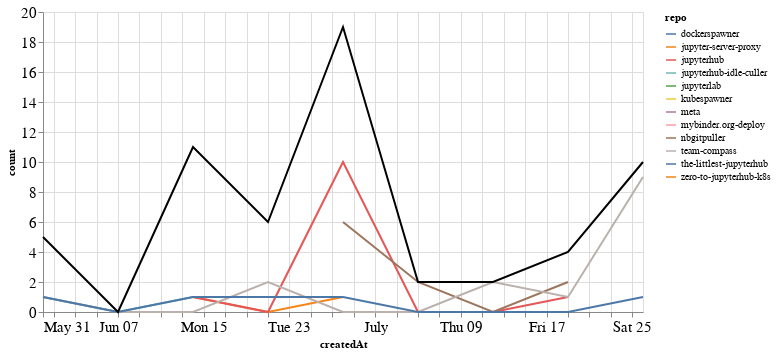

The cell this chart's notebook holds for it:
### Markdown cell above
## Comments

### Code cell
comments_time = comments.groupby('repo').resample('W', on='createdAt').count()['author'].reset_index()
comments_time = comments_time.rename(columns={'author': 'count'})
comments_time_total = comments_time.groupby('createdAt').agg({"count": "sum"}).reset_index()
ch1 = alt.Chart(comments_time, width=600).mark_line().encode(
    x='createdAt',
    y='count',
    color='repo',
    tooltip="repo"
)

ch2 = alt.Chart(comments_time_total, width=600).mark_line(color="black").encode(
    x='createdAt',
    y='count',
)

ch1 + ch2

### Figure 1 — Vega-Lite specification as saved in the notebook (floating-point values rounded to 4 significant figures)
{"config": {"axisLeft": {"labelFontSize": 15}, "axisBottom": {"labelFontSize": 15}}, "layer": [{"data": {"name": "data-358979b8c515749c38fa98ae7a4c7194"}, "mark": "line", "encoding": {"color": {"type": "nominal", "field": "repo"}, "tooltip": {"type": "nominal", "field": "repo"}, "x": {"type": "temporal", "field": "createdAt"}, "y": {"type": "quantitative", "field": "count"}}, "width": 600}, {"data": {"name": "data-5bff7658a8a886453fd2de083a978ecf"}, "mark": {"type": "line", "color": "black"}, "encoding": {"x": {"type": "temporal", "field": "createdAt"}, "y": {"type": "quantitative", "field": "count"}}, "width": 600}], "$schema": "https://vega.github.io/schema/vega-lite/v4.8.1.json", "datasets": {"data-358979b8c515749c38fa98ae7a4c7194": [{"repo": "dockerspawner", "createdAt": "2020-06-14T00:00:00", "count": 4}, {"repo": "jupyter-server-proxy", "createdAt": "2020-06-14T00:00:00", "count": 1}, {"repo": "jupyter-server-proxy", "createdAt": "2020-06-21T00:00:00", "count": 0}, {"repo": "jupyter-server-proxy", "createdAt": "2020-06-28T00:00:00", "count": 1}, {"repo": "jupyterhub", "createdAt": "2020-06-14T00:00:00", "count": 1}, {"repo": "jupyterhub", "createdAt": "2020-06-21T00:00:00", "count": 0}, {"repo": "jupyterhub", "createdAt": "2020-06-28T00:00:00", "count": 10}, {"repo": "jupyterhub", "createdAt": "2020-07-05T00:00:00", "count": 0}, {"repo": "jupyterhub", "createdAt": "2020-07-12T00:00:00", "count": 0}, {"repo": "jupyterhub", "createdAt": "2020-07-19T00:00:00", "count": 1}, {"repo": "jupyterhub-idle-culler", "createdAt": "2020-05-31T00:00:00", "count": 1}, {"repo": "jupyterhub-idle-culler", "createdAt": "2020-06-07T00:00:00", "count": 0}, {"repo": "jupyterhub-idle-culler", "createdAt": "2020-06-14T00:00:00", "count": 1}, {"repo": "jupyterhub-idle-culler", "createdAt": "2020-06-21T00:00:00", "count": 1}, {"repo": "jupyterlab", "createdAt": "2020-05-31T00:00:00", "count": 2}, {"repo": "kubespawner", "createdAt": "2020-06-21T00:00:00", "count": 1}, {"repo": "meta", "createdAt": "2020-06-28T00:00:00", "count": 1}, {"repo": "mybinder.org-deploy", "createdAt": "2020-06-21T00:00:00", "count": 1}, {"repo": "nbgitpuller", "createdAt": "2020-06-28T00:00:00", "count": 6}, {"repo": "nbgitpuller", "createdAt": "2020-07-05T00:00:00", "count": 2}, {"repo": "nbgitpuller", "createdAt": "2020-07-12T00:00:00", "count": 0}, {"repo": "nbgitpuller", "createdAt": "2020-07-19T00:00:00", "count": 2}, {"repo": "team-compass", "createdAt": "2020-05-31T00:00:00", "count": 1}, {"repo": "team-compass", "createdAt": "2020-06-07T00:00:00", "count": 0}, {"repo": "team-compass", "createdAt": "2020-06-14T00:00:00", "count": 0}, {"repo": "team-compass", "createdAt": "2020-06-21T00:00:00", "count": 2}, {"repo": "team-compass", "createdAt": "2020-06-28T00:00:00", "count": 0}, {"repo": "team-compass", "createdAt": "2020-07-05T00:00:00", "count": 0}, {"repo": "team-compass", "createdAt": "2020-07-12T00:00:00", "count": 2}, {"repo": "team-compass", "createdAt": "2020-07-19T00:00:00", "count": 1}, {"repo": "team-compass", "createdAt": "2020-07-26T00:00:00", "count": 9}, {"repo": "the-littlest-jupyterhub", "createdAt": "2020-05-31T00:00:00", "count": 1}, {"repo": "the-littlest-jupyterhub", "createdAt": "2020-06-07T00:00:00", "count": 0}, {"repo": "the-littlest-jupyterhub", "createdAt": "2020-06-14T00:00:00", "count": 1}, {"repo": "the-littlest-jupyterhub", "createdAt": "2020-06-21T00:00:00", "count": 1}, {"repo": "the-littlest-jupyterhub", "createdAt": "2020-06-28T00:00:00", "count": 1}, {"repo": "the-littlest-jupyterhub", "createdAt": "2020-07-05T00:00:00", "count": 0}, {"repo": "the-littlest-jupyterhub", "createdAt": "2020-07-12T00:00:00", "count": 0}, {"repo": "the-littlest-jupyterhub", "createdAt": "2020-07-19T00:00:00", "count": 0}, {"repo": "the-littlest-jupyterhub", "createdAt": "2020-07-26T00:00:00", "count": 1}, {"repo": "zero-to-jupyterhub-k8s", "createdAt": "2020-06-14T00:00:00", "count": 3}], "data-5bff7658a8a886453fd2de083a978ecf": [{"createdAt": "2020-05-31T00:00:00", "count": 5}, {"createdAt": "2020-06-07T00:00:00", "count": 0}, {"createdAt": "2020-06-14T00:00:00", "count": 11}, {"createdAt": "2020-06-21T00:00:00", "count": 6}, {"createdAt": "2020-06-28T00:00:00", "count": 19}, {"createdAt": "2020-07-05T00:00:00", "count": 2}, {"createdAt": "2020-07-12T00:00:00", "count": 2}, {"createdAt": "2020-07-19T00:00:00", "count": 4}, {"createdAt": "2020-07-26T00:00:00", "count": 10}]}}
